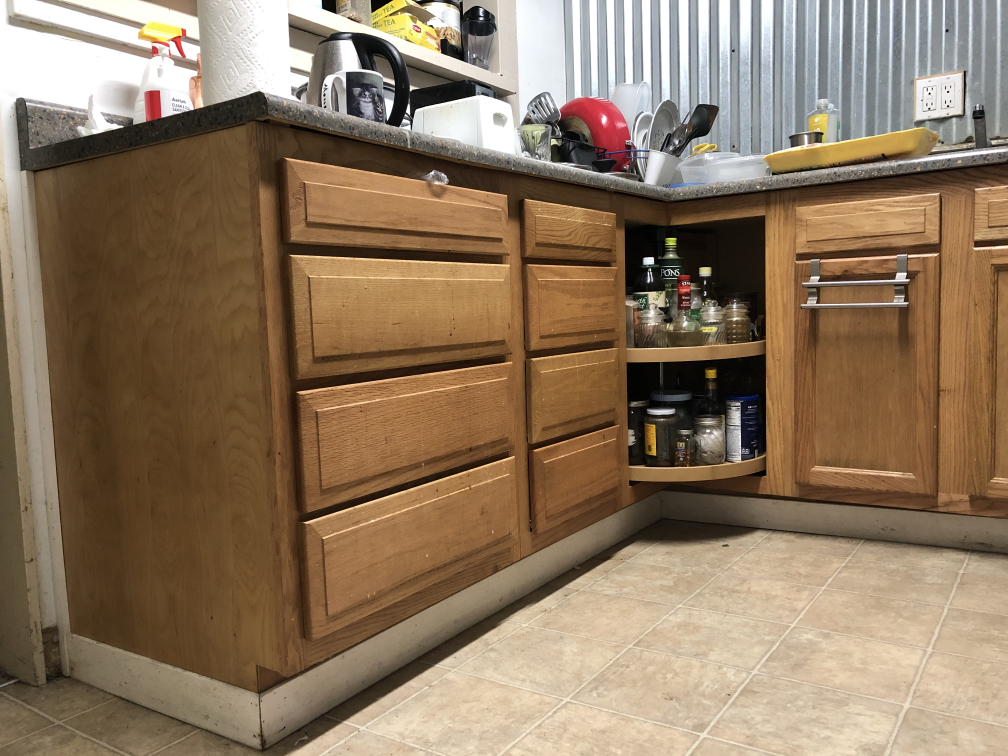
#> input picture project2/images/building.JPG, 4032 x 3024 px, found by its file name (shown at 1/4 size)
$ jupyter execute part2.ipynb
#> lines starting #> are read from the running program, lines starting #| are printed output that depends on the picture
[cell 1]
import numpy as np
import cv2

[cell 2]
# mtx = np.array([
#      [972.95923425,   0.,         608.78583476],
#      [  0.,         972.29283463, 455.2430847 ],
#      [  0.,           0.,           1.        ]
# ])
# dist =  np.array([[ 2.86467560e-01, -1.90873622e+00,  1.02367901e-03,  9.78508048e-04,   3.21419899e+00]])

[cell 3]
mtx = np.load('mtx.npy')
#> (reads project2/mtx.npy from the repository)
dist = np.load('dist.npy')
#> (reads project2/dist.npy from the repository)

[cell 4]
img = cv2.imread('images/building.jpg', cv2.IMREAD_UNCHANGED)
#> img is the input picture: shape (3024, 4032, 3); mean B, G, R 95.6, 119.6, 141.5

# Resize parameters must be the same as the original chessboard parameters.
scale_percent = 30 # percent of original size
width = int(img.shape[1] * scale_percent / 100)
#> width = 1209
height = int(img.shape[0] * scale_percent / 100)
#> height = 907
dim = (width, height)
#> dim = (1209, 907)
# resize image
img = cv2.resize(img, dim, interpolation = cv2.INTER_AREA)
#> img: shape (907, 1209, 3)
cv2.imwrite('images/buildingResized.jpg', img)

h,  w = img.shape[:2]
#> h = 907; w = 1209
newcameramtx, roi=cv2.getOptimalNewCameraMatrix(mtx,dist,(w,h),1,(w,h))
#> roi = (66, 53, 1085, 803)

[cell 5]
newcameramtx

[cell 6]
roi
#> Out = (66, 53, 1085, 803)

[cell 7]
# undistort
dst = cv2.undistort(img, mtx, dist, None, newcameramtx)
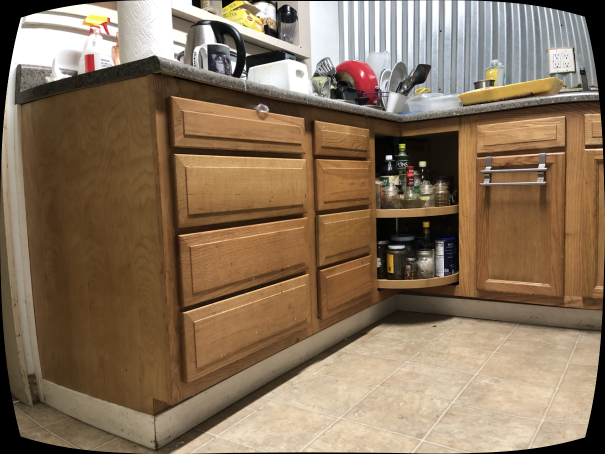
#> dst: shape (907, 1209, 3) (shown at 1/2 size); mean B, G, R 91.1, 114.6, 136.1
cv2.imshow('img', dst)
cv2.waitKey(5000)
cv2.destroyAllWindows()
# crop the image
x,y,w,h = roi
#> x = 66
dst = dst[y:y+h, x:x+w]
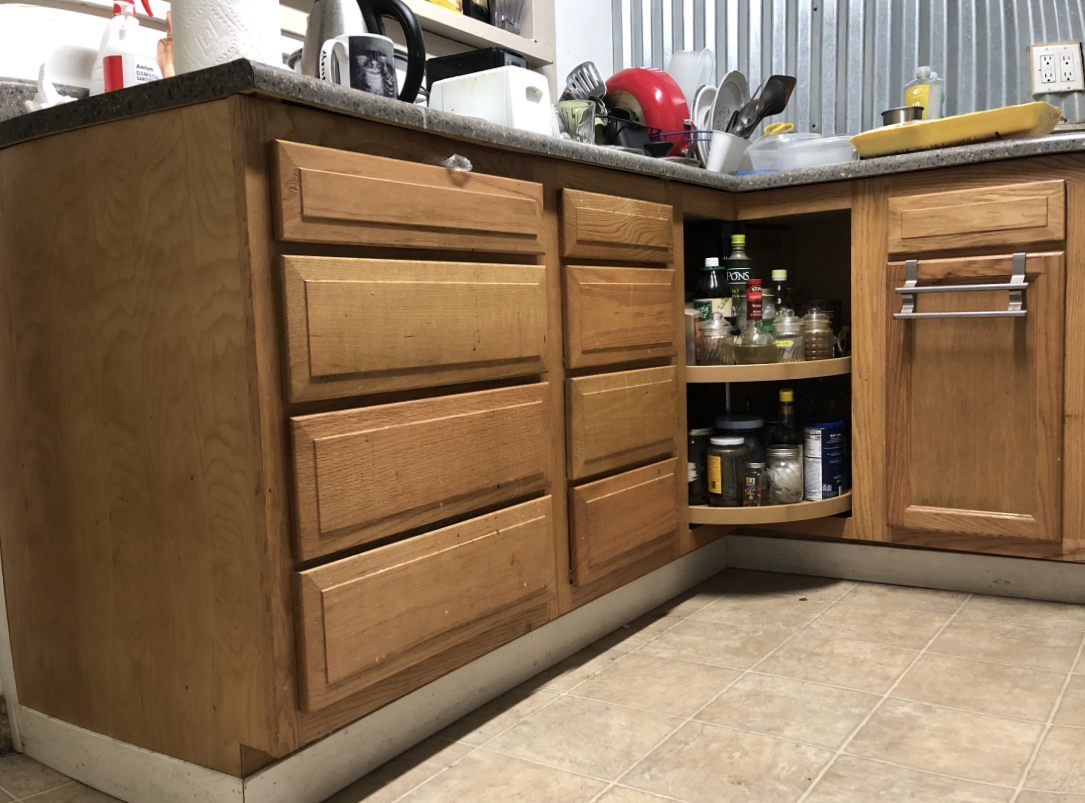
#> dst: shape (803, 1085, 3); mean B, G, R 85.4, 110.6, 134.6
cv2.imwrite('images/buildingUndistorted.jpg',dst)
#> Out = True
